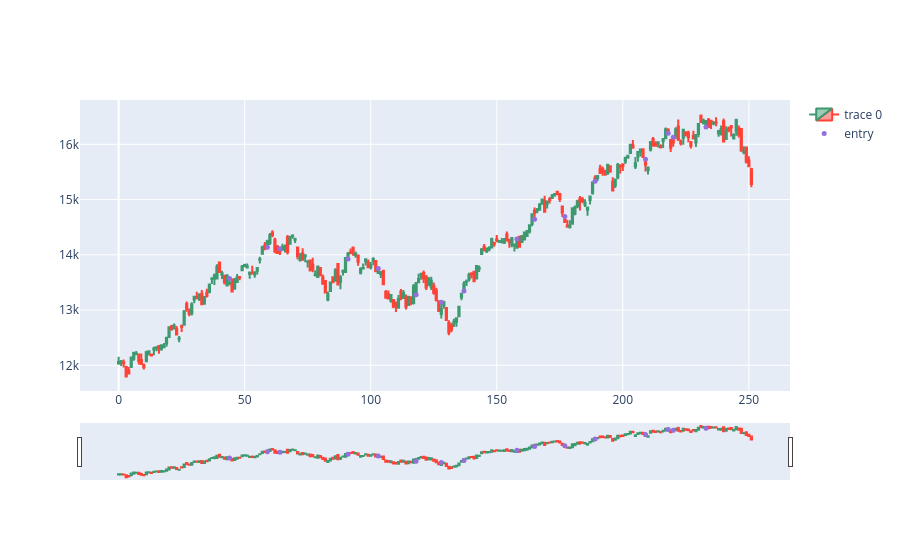

The code cell stored with this chart in its notebook:
### Code cell
fig = go.Figure(data=[go.Candlestick(x=tradingData.index,
                open=tradingData['Open'],
                high=tradingData['High'],
                low=tradingData['Low'],
                close=tradingData['Close'])])

fig.add_scatter(x=tradingData.index, y=tradingData['pointpos'], mode="markers",
                marker=dict(size=5, color="MediumPurple"),
                name="entry")

# fig.show(renderer="browser")
fig.show()

### Figure 1 — Plotly figure (JSON) as saved in the notebook; plotly's stock layout.template omitted (floating-point values rounded to 4 significant figures; data arrays with more than 128 entries replaced by an {"elided": "..."} marker saying what was removed)
{"data": [{"close": {"elided": "252 float values"}, "high": {"elided": "252 float values"}, "low": {"elided": "252 float values"}, "open": {"elided": "252 float values"}, "type": "candlestick", "x": {"elided": "252 int values"}}, {"marker": {"color": "MediumPurple", "size": 5}, "mode": "markers", "name": "entry", "type": "scatter", "x": {"elided": "252 int values"}, "y": {"elided": "252 float values"}}], "layout": {}}
